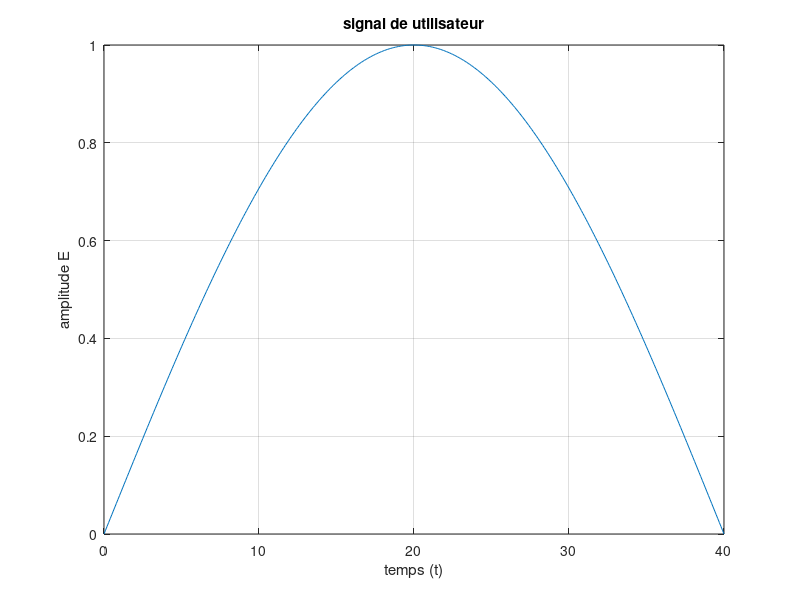

This figure's MATLAB source:
%NYTUN Jesper Bartholomay ; TRONES Peder
%2IMACS Groupe C
%date de soumission: 05/12/2024
%TP1_1 Calcul de coefficients de fourier complexe de une signal quelleqonque

%cette programme caluclent et affichient les coefficients de fourier complexe
%de une signal defini par le utilisateur

%REMARQUE IMPORTANT, LES VARIABLES A CHANGER SONT MARQUES

%------------------ PARTIE DEBUT -----------------------------------------------

%definition de variables

E = 1; %Amplitude de signal de test (à changer a votre preferences)
N = 5; %N de coefficients de Fourier à calculer (à changer a votre preferences)

  %definitions de variables de temps
T0 = 40; %Periode de signal (à changer a votre preferences)
Tau = T0/8; %largeur de fontion porte (à changer a votre preferences)
dt = T0/400; %pas (à changer a votre preferences)
t = 0:dt:T0; %Temps de une periode discretisè

  %valeurs utile
j = sqrt(-1);

  %valeurs a t = 0
A0 = 0; %coefficient A0 de fourier
C = zeros(1,N); %coefficients de fourier complexe 1 jusqu a N

%definitions de fonctions utiles
expo = @(n,T0,t) exp(-j*(n-1)*(2*pi/T0)*t); %exponentiel complexe de formule de fourier
rect = @(x,y,t) (t>=x) .* (t<=y); %fucntion rectangle/porte

%definition de notre signals de test
  %singal sinusoïdal de amplitude E
s1= E.*abs(sin(pi*t/T0));

  %signal portes
f = @(t) E*rect((T0/4)-(Tau/2),(T0/4)+(Tau/2),t)-E*rect((3*T0/4)-(Tau/2),(3*T0/4)+(Tau/2),t);
s2 = f(t);

%definition de singal de utilisateur
s3= E.*abs(sin(pi*t/T0)); %(à changer a votre preferences)

%trace de s
figure(1);
plot(t, s3),
xlabel('temps (t)');
ylabel('amplitude E');
title('signal de utilisateur');
grid on;


%------------------ PARTIE CALCUL ET AFFICHAGE ---------------------------------

%calcul du coefficient A0
A0 = (1 / T0) * sum(s3) * dt; % intégration riemann


%calcul des coefficients Cn
for n = 1:N
    expo_t = expo(n, T0, t); %terme exponentiel pour chaque n
    C(n) = (1 / T0) * sum(s3 .* expo_t) * dt;
end

%display de coefficients
disp('A0:')
disp(A0);
disp('Coefficients Cn:');
disp(C);





